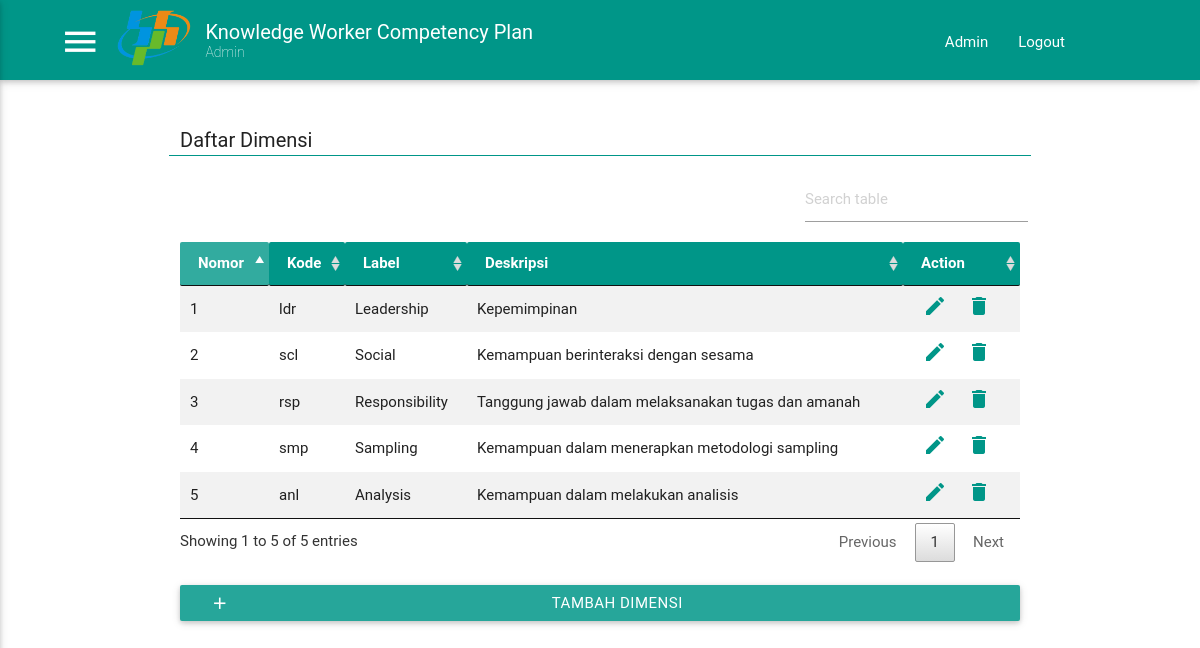
Page /daftar-dimensi.php (signed in) on the committed database.
### tables this page shows
CREATE TABLE `user` (
  `id` int(11) NOT NULL AUTO_INCREMENT,
  `nip` text NOT NULL,
  `nama` text NOT NULL,
  `idjabatan` int(11) NOT NULL,
  `idbos` int(11) NOT NULL,
  `iduserbos` int(11) NOT NULL,
  `timecreate` timestamp NOT NULL DEFAULT CURRENT_TIMESTAMP,
  `email` varchar(50) NOT NULL,
  `password` varchar(20) NOT NULL,
  `image` varchar(50) NOT NULL DEFAULT 'default.png',
  PRIMARY KEY (`id`)
);

CREATE TABLE `dimensi` (
  `id` int(11) NOT NULL AUTO_INCREMENT,
  `kodedimensi` varchar(10) NOT NULL,
  `labeldimensi` text NOT NULL,
  `deskripsi` text NOT NULL,
  `timecreate` timestamp NOT NULL DEFAULT CURRENT_TIMESTAMP,
  PRIMARY KEY (`id`)
);

### daftar-dimensi.php (the view, shortened to what this page needs)
<!DOCTYPE html>
<html>
  <head>
    <link type="text/css" rel="stylesheet" href="assets/css/materialize.css"  media="screen,projection"/>
    <link type="text/css" rel="stylesheet" href="assets/css/custom.css"  media="screen,projection"/>
    <link rel="stylesheet" type="text/css" href="assets/css/datatable.css">
  </head>
  <body>
    <?php include "view/essential.php";?>
    <div id="content" class="container">
      <div class="row content-title">
        <div class="col s12 m6" style="margin-top:25px">
          <span>Daftar Dimensi</span>
        </div>
      </div>
      <table class="bordered striped">
        <thead>
          <tr>
              <th data-field="nomor">Nomor</th>
              <th data-field="kodedimensi">Kode</th>
              <th data-field="labeldimensi">Label</th>
              <th data-field="deskripsi">Deskripsi</th>
              <th data-field="action">Action</th>
          </tr>
        </thead>
        <tbody>
          <?php
            include_once './controller/connection.php';
            $query = "SELECT * FROM dimensi";
            $stmt = $conn->query($query);
            $result = $stmt->fetchAll(PDO::FETCH_ASSOC);
            if($result){
              foreach ($result as $key => $row) {
                $key++;
                echo "
                  <tr>
                    <td>$key</td>
                    <td>".$row['kodedimensi']."</td>
                    <td>".$row['labeldimensi']."</td>
                    <td>".$row['deskripsi']."</td>
                    <td><i iddimensi='".$row['id']."' class='material-icons edit'>mode_edit</i><i iddimensi='".$row['id']."' class='material-icons delete'>delete</i></td>
                  </tr>
                ";
              }
            }else{
              echo "No data here";
            }
          ?>
        </tbody>
      </table>
      <br>
      <a class="waves-effect waves-light btn" href="register-dimensi.php" style="width:100%"><i class="material-icons left">add</i>Tambah Dimensi</a>
    </div>
  </body>
</html>

### view/essential.php (shortened to what this page needs)
<?php
	include "controller/DBConnect.php";
	$sql = 'SELECT * FROM user WHERE nip = "'.$_SESSION['nip'].'";';
	$retval = mysqli_query($conn, $sql);
	$row = mysqli_fetch_array($retval, MYSQLI_ASSOC);
	$status = "";
	if ($row['idjabatan'] > 1) {
		$status = "User";
		$msg = '<ul id="slide-out" class="side-nav">
					<li>
						<div class="userView">
							<img class="background" src="assets/images/office.jpg"/>
							<a href="#!user"><img class="circle" src="assets/images/profile/'.$row['image'].'"></a>
							<a href="#!name"><span class="white-text name">'.$row['nama'].'</span></a>
							<a href="#!email"><span class="white-text email">'.$row['email'].'</span></a>
						</div>
					</li>
					<li>
						<a class="subheader">Main Menu</a>
					</li>
					<li><a href="profile.php"><i class="material-icons">perm_identity</i>Profile</a></li>
					<li><div class="divider"></div></li>
					<li><a href="tesmenejemen.php"><i class="material-icons">assignment</i>Kerjakan Soal</a></li>
					<li><div class="divider"></div></li>
					<li><a href="evaluasi.php"><i class="material-icons">assignment_ind</i>Evaluasi Anggota</a></li>
					<li><div class="divider"></div></li>
					<li><a class="subheader">Addition Menu</a></li>
					<li><a href="help.php"><i class="material-icons">live_help</i>Help</a></li>
				</ul>';
	}
	else {
		$status = "Admin";
		$msg = '<ul id="slide-out" class="side-nav">
					<li>
						<div class="userView">
							<img class="background" src="assets/images/office.jpg"/>
							<a href="#!user"><img class="circle" src="assets/images/profile/'.$row['image'].'"></a>
							<a href="#!name"><span class="white-text name">'.$row['nama'].'</span></a>
							<a href="#!email"><span class="white-text email">'.$row['email'].'</span></a>
						</div>
					</li>
					<li>
						<a class="subheader">Main Menu</a>
					</li>
					<li><a href="monitor.php"><i class="material-icons">airplay</i>Monitoring</a></li>
					<li><div class="divider"></div></li>
					<li><a href="daftar-dimensi.php"><i class="material-icons">mode_edit</i>Dimensi Editor</a></li>
					<li><div class="divider"></div></li>
					<li>
						<ul class="collapsible collapsible-according" style="padding-left:15px">
							<li>
								<a class="collapsible collapsible-header"><i class="material-icons">playlist_add</i>Test Managemet</a>
								<div class="collapsible-body">
									<ul style="padding-left:40px">
										<li><a href="buatsoal.php">Buat Tes</a></li>
										<li><a href="monitoring_tes.php">Monitoring Tes</a></li>
										<li><a href="monitoring_nilai.php">Monitoring Nilai</a></li>
									</ul>
								</div>
							</li>
						</ul>
					</li>
					<li><div class="divider"></div></li>
					<li>
						<ul class="collapsible collapsible-according" style="padding-left:15px">
							<li>
								<a class="collapsible collapsible-header"><i class="material-icons">perm_identity</i>User Managemet</a>
								<div class="collapsible-body">
									<ul style="padding-left:40px">
										<li><a href="daftar-user.php">Daftar User</a></li>
										<li><a href="jabatan-management.php">Jabatan Management</a></li>
										<li><a href="register-user.php">Register User</a></li>
									</ul>
								</div>
							</li>
						</ul>
					</li>
					<li><div class="divider"></div></li>
					<li><a class="subheader">Addition Menu</a></li>
					<li><a href="help.php"><i class="material-icons">live_help</i>Help</a></li>
				</ul>';
	}
	echo '<nav class="teal">
			<div class="nav-wrapper head-container">
				<a href="#" class="brand-logo">
					<a href="#" data-activates="slide-out" class="button-collapse show-on-large"><i class="material-icons">menu</i></a>
					<a href="/"><img id="logo-main" src="assets/images/logo-bps.png"></a>
					<a id="title" >Knowledge Worker Competency Plan</a>
					<a id="sub-title">'.$status.'</a>
				</a>
				<ul id="nav-mobile" class="right hide-on-med-and-down">
					<li><a href="profile.php">'.$row['nama'].'</a></li>
					<li><a href="controller/logout.php">Logout</a></li>
				</ul>
			</div>
		</nav>'.$msg;
?>

### assets/css/custom.css (style rules this page uses)
@media only screen and (min-width: 993px) { .head-container { width: 85%; margin-right: 10%; margin-left: 5%; } }
nav { height: 80px; padding-top: 10px; }
#logo-main, .brand-logo { max-height: 75px; margin-left: 15px; max-width: 75px; margin-right: 15px; }
#title { font-size: 20px; position: absolute; margin-top: -10px; }
#sub-title { font-size: 14px; position: absolute; top: 10px; font-weight: 200; }
.content-title { margin-top: 20px; border-bottom: solid #009688 1px; }
.content-title > div > span { font-size: 20px; }
.edit, .delete { padding: 0px 10px; color: #009688; cursor: pointer; }

### assets/css/datatable.css (style rules this page uses)
table.dataTable { width:100%; margin:0 auto; clear:both; border-collapse:separate; border-spacing:0 }
table.dataTable thead th,table.dataTable tfoot th { font-weight:bold; color:white }
table.dataTable thead th,table.dataTable thead td { padding:10px 18px; border-bottom:1px solid #111; background-color:#009688 }
table.dataTable thead .sorting,table.dataTable thead .sorting_asc,table.dataTable thead .sorting_desc { cursor:pointer; *cursor:hand }
table.dataTable thead .sorting,table.dataTable thead .sorting_asc,table.dataTable thead .sorting_desc,table.dataTable thead .sorting_asc_disabled,table.dataTable thead .sorting_desc_disabled { background-repeat:no-repeat; background-position:center right }
table.dataTable thead .sorting { background-image:url("../images/sort_both.png"); }
table.dataTable thead .sorting_asc { background-image:url("../images/sort_asc.png"); background-color:#32ab9f }
table.dataTable tbody tr { background-color:#ffffff }
table.dataTable tbody th,table.dataTable tbody td { padding:8px 10px }
table.dataTable.no-footer { border-bottom:1px solid #111 }
table.dataTable,table.dataTable th,table.dataTable td { -webkit-box-sizing:content-box; box-sizing:content-box }

### rows in the picture
user: idjabatan "Admin", nama "Admin"
dimensi: kodedimensi "ldr", labeldimensi "Leadership", deskripsi "Kepemimpinan"
dimensi: kodedimensi "scl", labeldimensi "Social", deskripsi "Kemampuan berinteraksi dengan sesama"
dimensi: kodedimensi "rsp", labeldimensi "Responsibility", deskripsi "Tanggung jawab dalam melaksanakan tugas dan amanah"
dimensi: kodedimensi "smp", labeldimensi "Sampling", deskripsi "Kemampuan dalam menerapkan metodologi sampling"
dimensi: kodedimensi "anl", labeldimensi "Analysis", deskripsi "Kemampuan dalam melakukan analisis"
